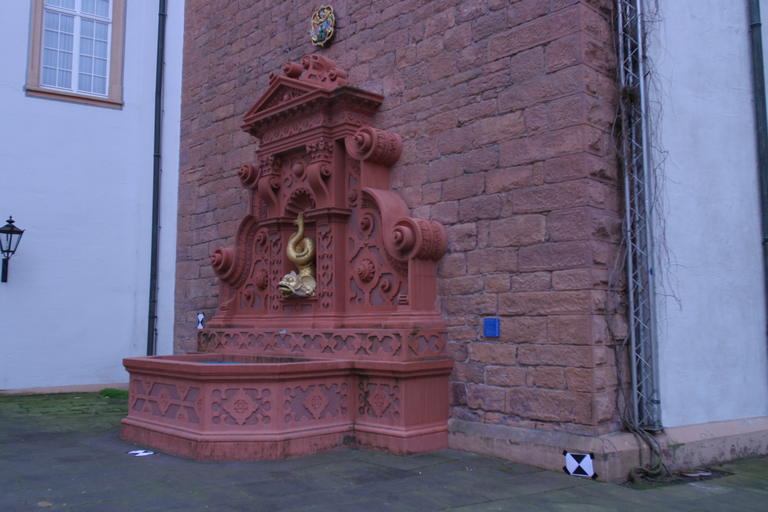
#> input picture test_data/images_25/0000.png, 768 x 512 px, found by its file name
$ jupyter execute --allow-errors test_feature.ipynb
#> lines starting #> are read from the running program, lines starting #| are printed output that depends on the picture
[cell 1]
# Test of feature detection and matching

# Import dependence
import cv2
print('OpenCV version:', cv2.__version__)

import numpy as np
from matplotlib import pyplot as plt

[cell 2]
# [7 lines of commented-out code are left out]

[cell 3]
img = cv2.imread('../test_data/images_25/0000.png')
#> img is the input picture: shape (512, 768, 3); mean B, G, R 124.7, 100.3, 109.2
#gray = cv2.cvtColor(img, cv2.COLOR_BGR2GRAY)

gray = cv2.imread('../test_data/images_25/0000.png',cv2.IMREAD_GRAYSCALE)
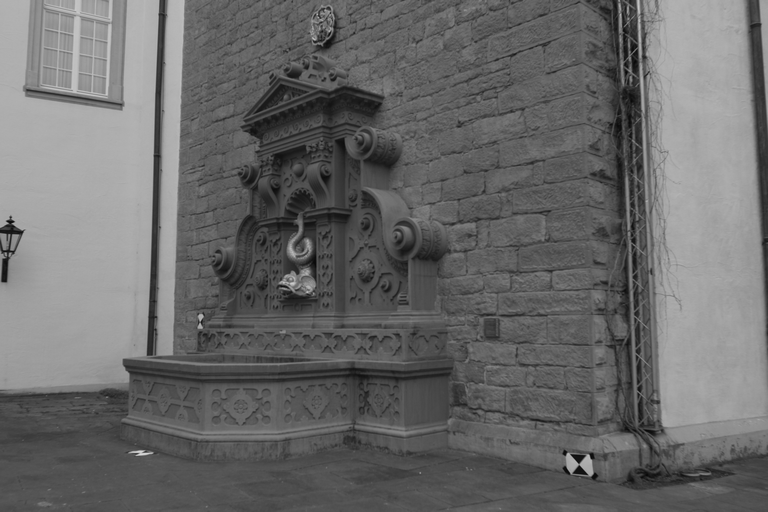
#> gray: shape (512, 768); min 7, max 215, mean 105.2

# Here I set Hessian Threshold to 400
#> (the rest of this cell did not finish here and is left out)

[cell 4]
# Test of feature detection and matching
# Import dependence
import cv2
print('OpenCV version:', cv2.__version__)
import numpy as np
from matplotlib import pyplot as plt


# Import Images
img1 = cv2.imread('../test_data/images_25/0000.png',cv2.IMREAD_GRAYSCALE)
img2 = cv2.imread('../test_data/images_25/0001.png',cv2.IMREAD_GRAYSCALE)
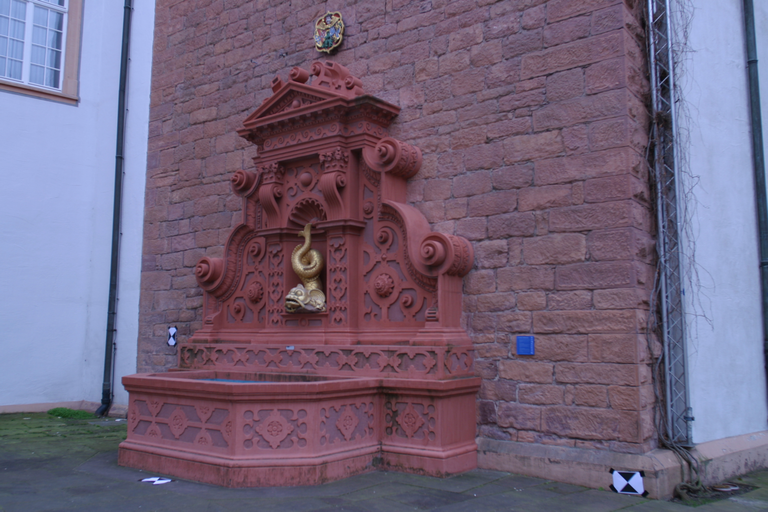
#> input picture test_data/images_25/0001.png, 768 x 512 px, found by its file name
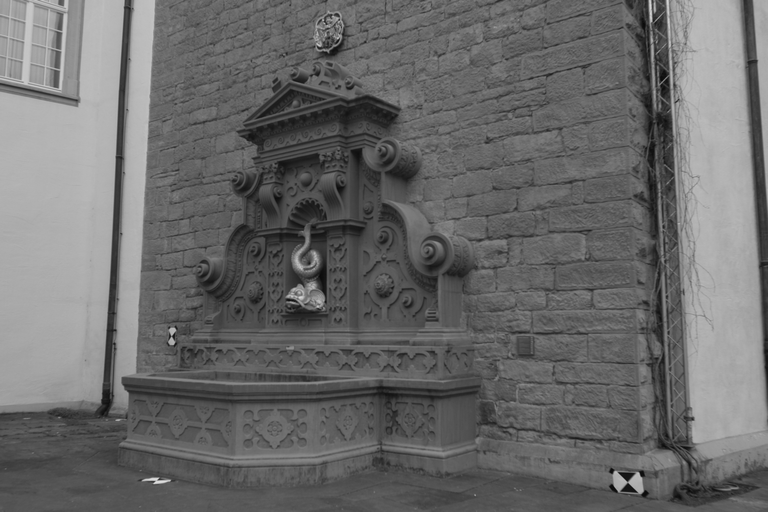
#> img2: shape (512, 768); min 8, max 225, mean 106.2

# Detect keypoints and extract the SURF descriptors
hessian_threshold=800
#> (the rest of this cell did not finish here and is left out)

[cell 5]
# MLESAC
# instead of counting the inlier number
# we weight the inliers with the distance to the line
# affine transformation
# use RANSAC to find the good initial guess of the group of the correspondences.

[cell 6]
list1=[1,2,3,4]

for i in list1:
    print(i)
